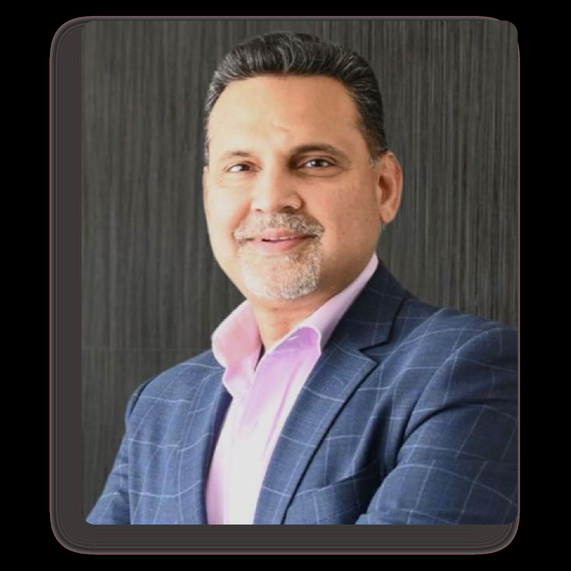
#> input picture scripts/pdf_images/p12_img1_1696x1696_x132.png, 571 x 571 px, shrunk from 1696 x 1696 before the run, found by its file name
$ python remove_black_bg.py
#> lines starting #> are read from the running program, lines starting #| are printed output that depends on the picture; after the words box and inside, x2 and y2 are one past the last pixel; in counts of white or black regions, pixels touching at a corner belong together
"""Remove solid black padding around JAMAA photos extracted from the PDF.

Uses corner flood-fill so dark content inside the photo (e.g. skyscrapers)
is preserved, then crops to the remaining content and makes rounded corners
transparent so no leftover black shows on light page backgrounds.
"""
import os
from collections import deque
from PIL import Image, ImageDraw
import numpy as np

PDF = r"c:\Users\Computer House\Desktop\jamma\scripts\pdf_images"
DST = r"c:\Users\Computer House\Desktop\jamma\client\public\images"

JOBS = [
    ("founder.png", "p12_img1_1696x1696_x132.png"),
    ("about.png", "p11_img1_2515x2191_x125.png"),
    ("industries.png", "p07_img2_1493x2041_x101.png"),
    ("intro.png", "p02_img1_2901x2144_x46.png"),
]


def flood_black_mask(arr, thresh=18):
    """Mark near-black pixels connected to the image edge as background."""
#> called with thresh = 18
    h, w = arr.shape[:2]
#> h = 571; w = 571
    rgb = arr[:, :, :3]
#> rgb is the input picture: shape (571, 571, 3); mean R, G, B 75, 70.5, 72.7
    is_black = (rgb[:, :, 0] <= thresh) & (rgb[:, :, 1] <= thresh) & (rgb[:, :, 2] <= thresh)
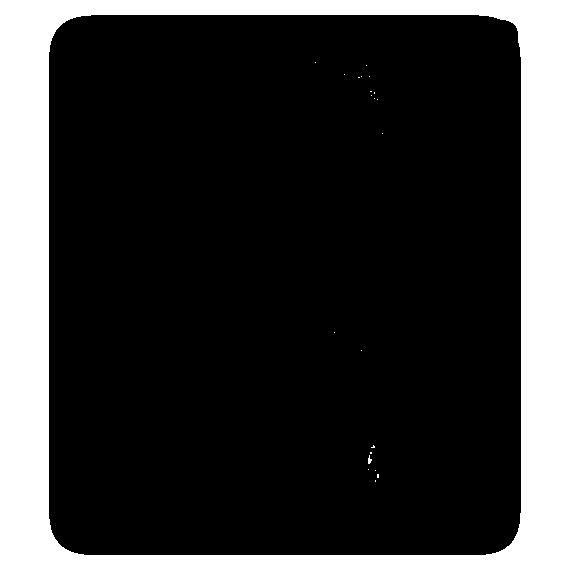
#> is_black: shape (571, 571) bool; 22.2% white; 22 white regions (20 under 20 px), largest, box (x1, y1, x2, y2) and area: (0, 0, 571, 571) 72426, (368, 455, 372, 464) 21
    bg = np.zeros((h, w), dtype=bool)
    q = deque()

    # seed from all edge pixels that are near-black
    for x in range(w):
        if is_black[0, x]:
            q.append((0, x))
            bg[0, x] = True
        if is_black[h - 1, x]:
            q.append((h - 1, x))
            bg[h - 1, x] = True
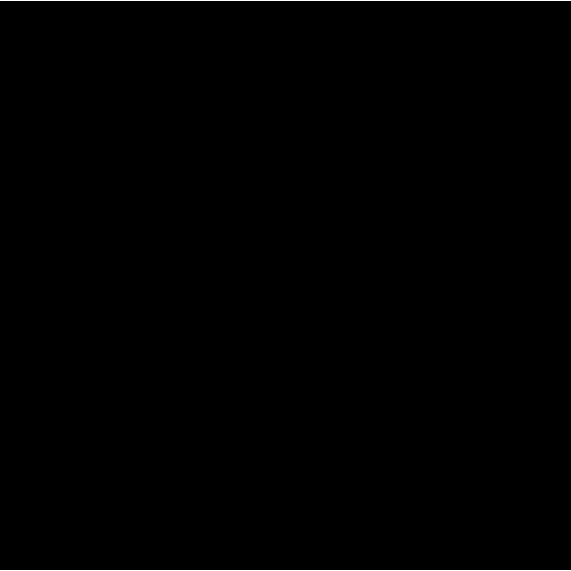
#> bg: shape (571, 571) bool; 0.35% white in thin lines or dots
    for y in range(h):
        if is_black[y, 0]:
            q.append((y, 0))
            bg[y, 0] = True
        if is_black[y, w - 1]:
            q.append((y, w - 1))
            bg[y, w - 1] = True
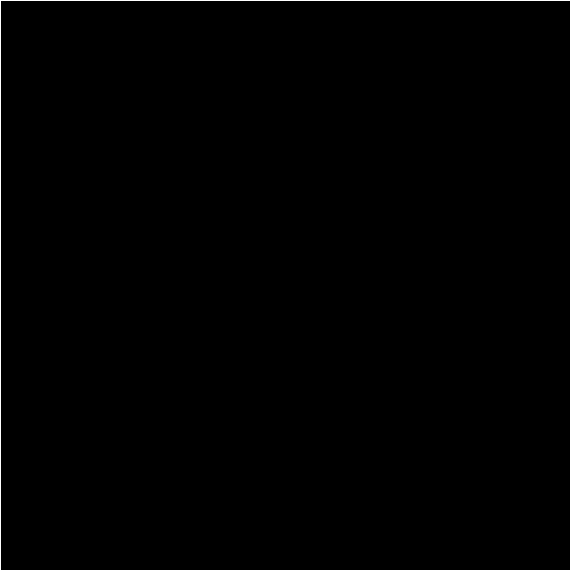
#> bg: shape (571, 571) bool; 0.7% white in thin lines or dots

    while q:
        y, x = q.popleft()
        for ny, nx in ((y - 1, x), (y + 1, x), (y, x - 1), (y, x + 1)):
            if 0 <= ny < h and 0 <= nx < w and not bg[ny, nx] and is_black[ny, nx]:
                bg[ny, nx] = True
                q.append((ny, nx))
#> this loop made 72430 passes
#> (y, x) on passes 1 to 3: (0, 0), (570, 0), (0, 1)
#> bg: shape (571, 571) bool; 22.2% white; 1 white region, box (x1, y1, x2, y2) and area: (0, 0, 571, 571) 72426
    return bg


def process(src, out_path):
    im = Image.open(src).convert("RGBA")
    arr = np.array(im)
    bg = flood_black_mask(arr, thresh=18)

    # Make background fully transparent
    arr[bg, 3] = 0
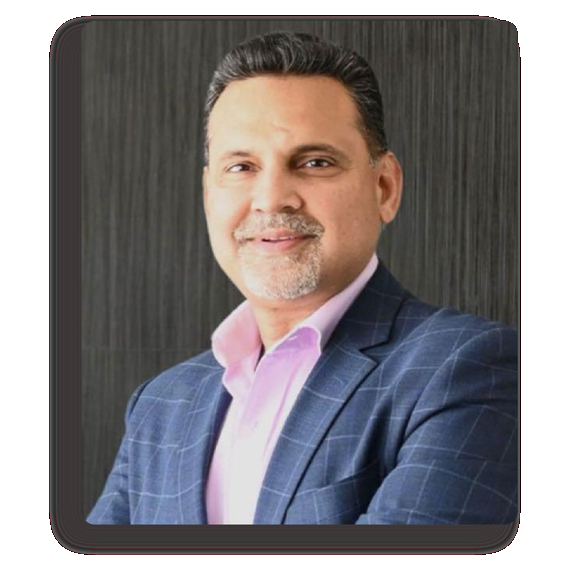
#> arr: shape (571, 571, 4); mean R, G, B, A 75, 70.5, 72.7, 198.4; transparent parts drawn white

    # Crop to remaining opaque content
    content = arr[:, :, 3] > 0
    rows = np.any(content, axis=1)
    cols = np.any(content, axis=0)
    if not rows.any() or not cols.any():
        raise RuntimeError(f"No content left in {src}")
    r0, r1 = np.where(rows)[0][[0, -1]]
#> r0 = 15; r1 = 554
    c0, c1 = np.where(cols)[0][[0, -1]]
#> c0 = 49; c1 = 520
    cropped = Image.fromarray(arr).crop((c0, r0, c1 + 1, r1 + 1))
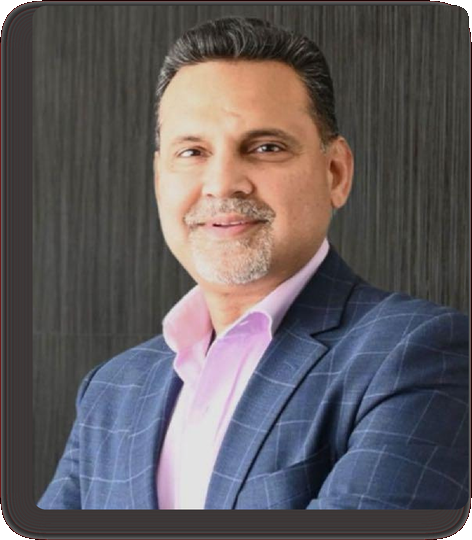
#> cropped: PIL image 472x540 RGBA; mean R, G, B, A 95.9, 90.2, 93, 253.7; transparent parts drawn white

    # Soft rounded mask so leftover corner blacks disappear on light pages
    w, h = cropped.size
#> w = 472; h = 540
    radius = max(12, int(min(w, h) * 0.04))
#> radius = 18
    mask = Image.new("L", (w, h), 0)
#> mask: PIL image 472x540 L; every value is 0
    ImageDraw.Draw(mask).rounded_rectangle([0, 0, w - 1, h - 1], radius=radius, fill=255)
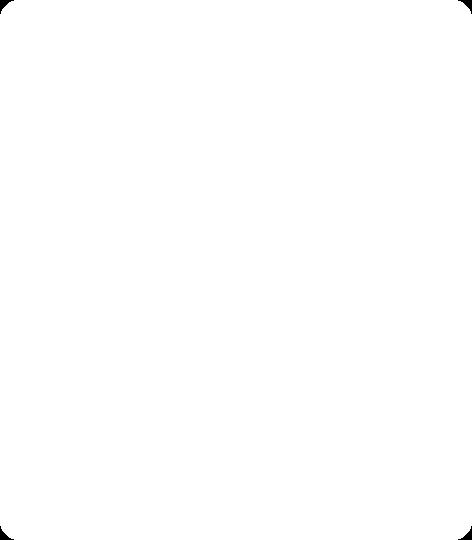
#> mask: PIL image 472x540 L; 99.9% white; 4 black regions, box (x1, y1, x2, y2) and area: (0, 0, 14, 14) 74, (458, 0, 472, 14) 74, (0, 526, 14, 540) 74, (458, 526, 472, 540) 74

    # Combine existing alpha with rounded mask
    base = cropped.convert("RGBA")
    existing = base.split()[3]
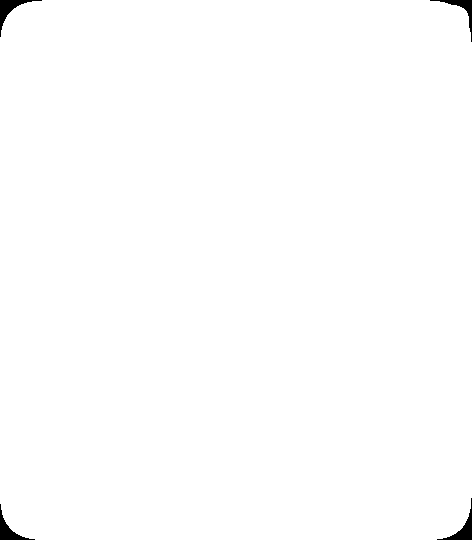
#> existing: PIL image 472x540 L; 99.5% white; 4 black regions, box (x1, y1, x2, y2) and area: (0, 0, 42, 37) 343, (437, 498, 472, 540) 328, (0, 504, 35, 540) 314, (430, 0, 472, 42) 280
    combined = Image.fromarray(
        (np.array(existing).astype(np.uint16) * np.array(mask).astype(np.uint16) // 255).astype(np.uint8)
    )
    out = Image.new("RGBA", (w, h), (0, 0, 0, 0))
#> out: PIL image 472x540 RGBA; every value is 0
    out.paste(base, (0, 0))
    out.putalpha(combined)
    out.save(out_path, "PNG")
    print(f"{os.path.basename(out_path)}: {im.size} -> {out.size}  (bg removed)")
#| founder.png: (571, 571) -> (472, 540)  (bg removed)


for out_name, src_name in JOBS:
    process(os.path.join(PDF, src_name), os.path.join(DST, out_name))
#> pass 2 of the loop `for out_name, src_name in JOBS:`:
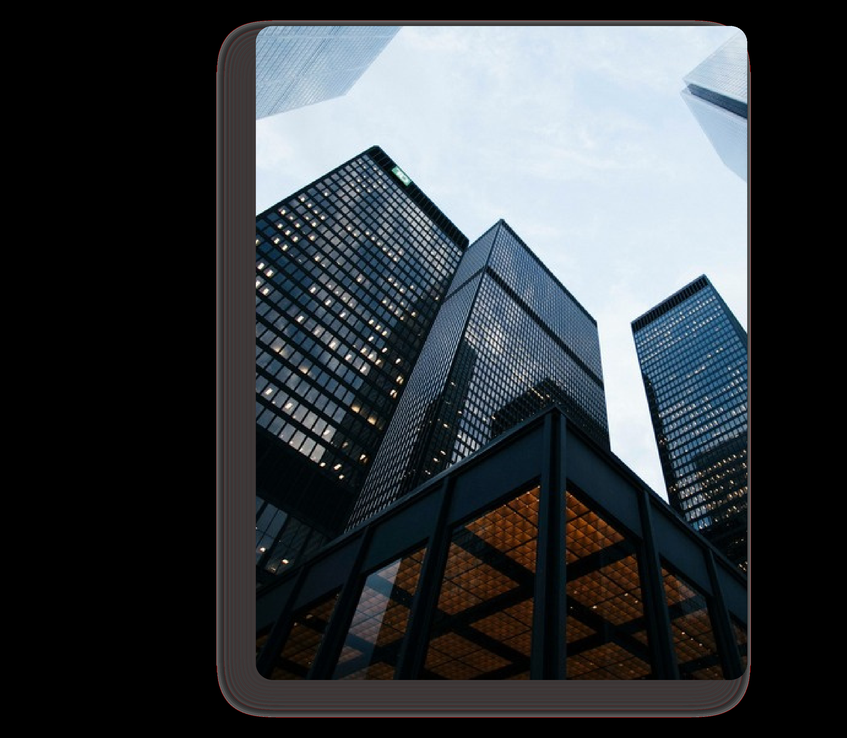
#> input picture scripts/pdf_images/p11_img1_2515x2191_x125.png, 847 x 738 px, shrunk from 2515 x 2191 before the run, found by its file name
#> im: PIL image 847x738 RGBA
#> in flood_black_mask, rgb is the input picture: shape (738, 847, 3); mean R, G, B 55.4, 60.1, 64.2
#> is_black: shape (738, 847) bool; 49.5% white; 1156 white regions (1089 under 20 px), largest, box (x1, y1, x2, y2) and area: (0, 0, 847, 738) 253426, (256, 364, 445, 680) 19488, (368, 407, 561, 680) 14881
#> after the loop in flood_black_mask (call 2), `for y in range(h):`:
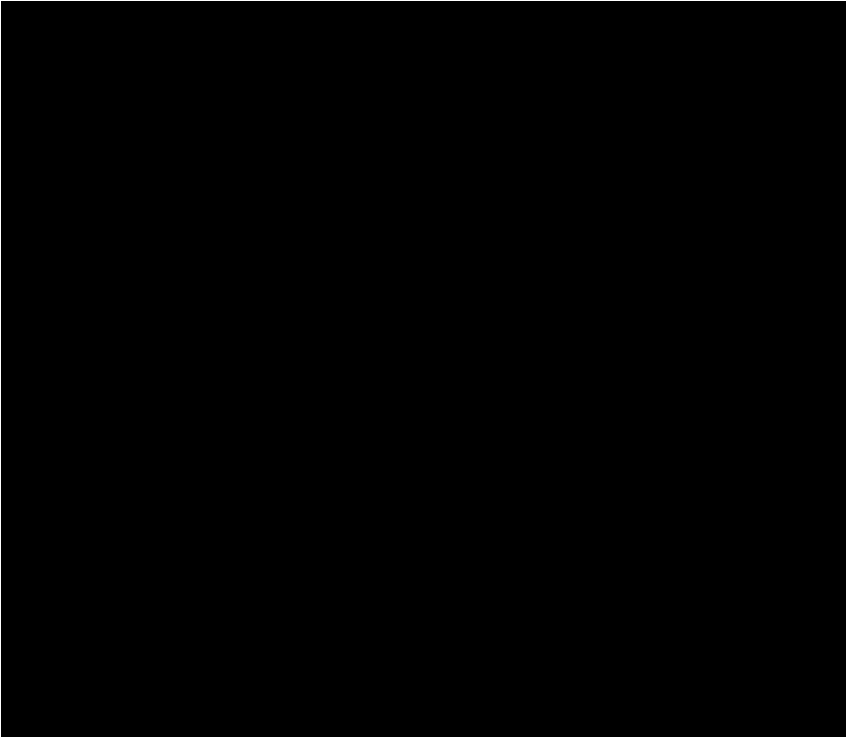
#> bg: shape (738, 847) bool; 0.51% white in thin lines or dots
#> the loop in flood_black_mask (call 2), `while q:` made 253430 passes
#> (y, x) on passes 1 to 3: (0, 0), (737, 0), (0, 1)
#> arr: shape (738, 847, 4)
#> content: shape (738, 847) bool; 59.5% white; 1 black region, box (x1, y1, x2, y2) and area: (0, 0, 847, 738) 253426
#> r0 = 20; r1 = 717
#> c0 = 216; c1 = 750
#> cropped: PIL image 535x698 RGBA
#> in process (call 2), `existing = base.split()[3]`:
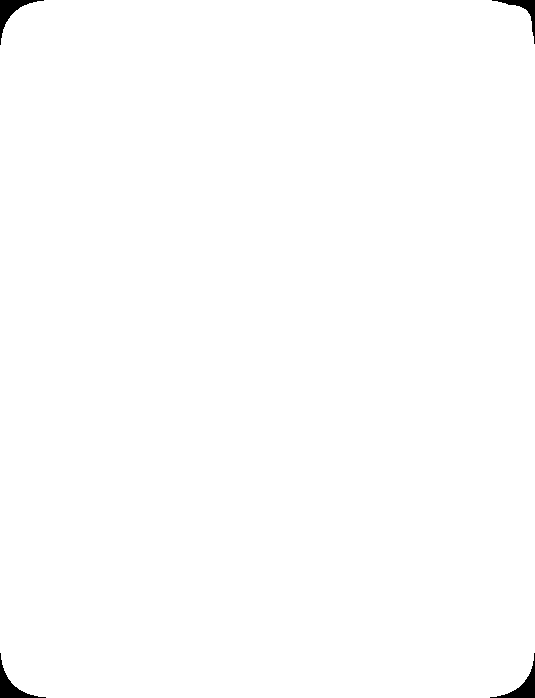
#> existing: PIL image 535x698 L; 99.5% white; 4 black regions, box (x1, y1, x2, y2) and area: (0, 653, 46, 698) 483, (490, 653, 535, 698) 474, (0, 0, 44, 45) 470, (492, 0, 535, 44) 343
#> out: PIL image 535x698 RGBA; every value is 0
#| about.png: (847, 738) -> (535, 698)  (bg removed)
#> pass 3 of the loop `for out_name, src_name in JOBS:`:
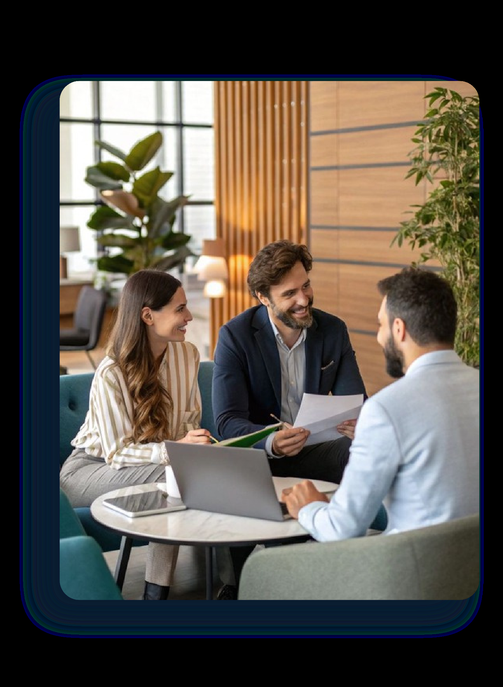
#> input picture scripts/pdf_images/p07_img2_1493x2041_x101.png, 503 x 687 px, shrunk from 1493 x 2041 before the run, found by its file name
#> im: PIL image 503x687 RGBA
#> in flood_black_mask, rgb is the input picture: shape (687, 503, 3); mean R, G, B 89.2, 83.5, 76.5
#> is_black: shape (687, 503) bool; 26.3% white; 83 white regions (65 under 20 px), largest, box (x1, y1, x2, y2) and area: (0, 0, 503, 687) 85434, (268, 444, 340, 483) 1523, (237, 353, 280, 425) 1109
#> after the loop in flood_black_mask (call 3), `for y in range(h):`:
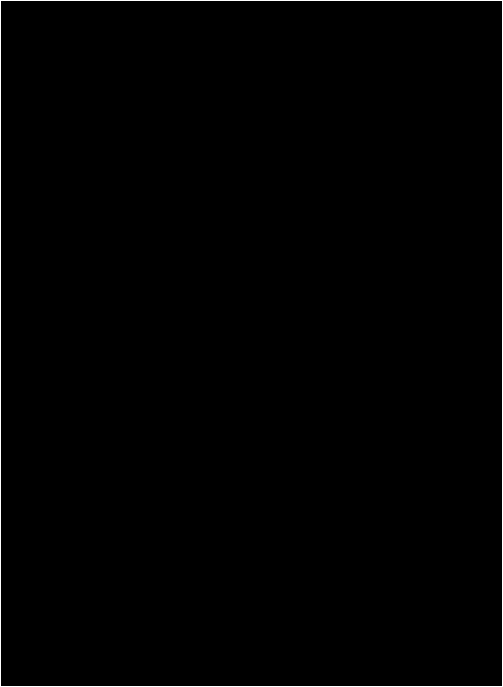
#> bg: shape (687, 503) bool; 0.69% white in thin lines or dots
#> the loop in flood_black_mask (call 3), `while q:` made 85438 passes
#> (y, x) on passes 1 to 3: (0, 0), (686, 0), (0, 1)
#> arr: shape (687, 503, 4)
#> content: shape (687, 503) bool; 75.3% white; 1 black region, box (x1, y1, x2, y2) and area: (0, 0, 503, 687) 85434
#> r0 = 74; r1 = 638
#> c0 = 19; c1 = 483
#> cropped: PIL image 465x565 RGBA
#> in process (call 3), `existing = base.split()[3]`:
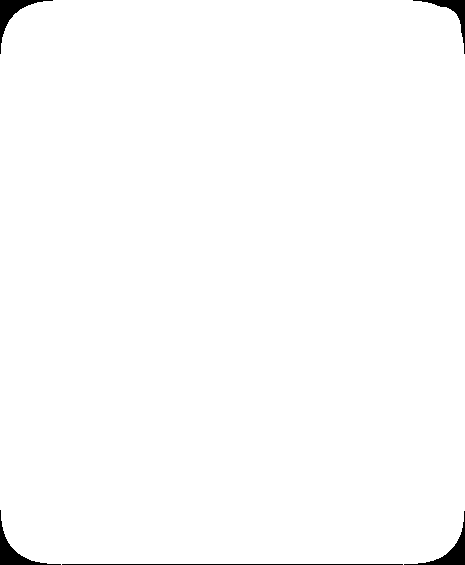
#> existing: PIL image 465x565 L; 99% white; 5 black regions, box (x1, y1, x2, y2) and area: (0, 510, 61, 565) 608, (404, 511, 465, 565) 598, (0, 0, 53, 54) 579, (413, 0, 465, 54) 472, (62, 564, 403, 565) 341
#> out: PIL image 465x565 RGBA; every value is 0
#| industries.png: (503, 687) -> (465, 565)  (bg removed)
#> the loop made 4 passes; the first 3 are shown

print("done")
